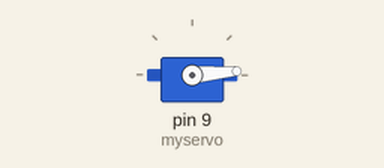
A sketch run on a simulated Arduino Uno, built with avr-gcc and run on an emulated ATmega328P. Parts: servo. At 0.1 s the program stops and its outputs stay as they are.

Above: at 0.1 s.
Timing chart, 0 to 1.6 s (numbered marks = the images above):
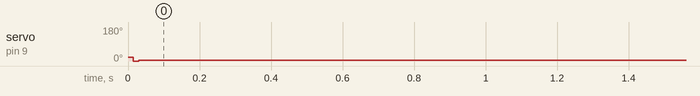

Measured:
- by itself, servo on pin 9 (myservo): 20° → 5° at 0.02 s

The sketch:

hardservo.ino
```cpp
#include <Servo.h> // include the Servo library

Servo myservo;  // create servo object to control a servo

int angle = 20;    // variable that states the angle of the servo

void setup() {  //setup cycle
  myservo.attach(9);  // attaches the servo on pin 9 to the servo object
}

void loop() {  //main loop
for (angle = angle; angle >= 20; angle =- 5){
  myservo.write(angle);                  // sets the servo position according to the scaled value
  delay(15);                           // waits for the servo to get there
  }
for (angle = angle; angle <= 160; angle =+5){
  myservo.write(angle);                  // sets the servo position according to the scaled value
  delay(15);                           // waits for the servo to get there
    }
 }
```
